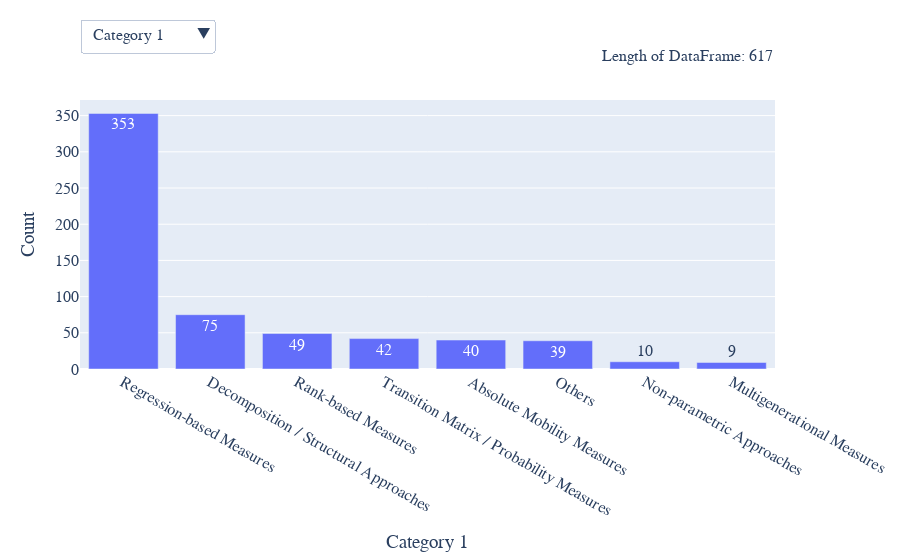

Source (notebook cell):
### Code cell
import plotly.graph_objects as go

# Prepare the options for dropdown
x_options = [
    {'label': 'Category 1', 'value': 'category_1'},
    {'label': 'Category 2', 'value': 'category_2'},
    {'label': 'RQ Category', 'value': 'rq_cat'},
    {'label': 'Data Category', 'value': 'data_cat'},
    {'label': 'Type', 'value': 'type'},
    {'label': 'Year', 'value': 'year'},
]

# Create initial figure
fig = go.Figure()

# Add traces for each x option, only show the first by default
for i, opt in enumerate(x_options):
    visible = [True if i == 0 else False]
    value_counts = df[opt['value']].value_counts(dropna=False)
    fig.add_trace(go.Bar(
        x=value_counts.index.astype(str),
        y=value_counts.values,
        name=opt['label'],
        visible=visible[0],
        text=value_counts.values,
        textposition='auto'
    ))

# Create dropdown buttons
dropdown_buttons = [
    dict(
        label=opt['label'],
        method='update',
        args=[
            {'visible': [i == j for j in range(len(x_options))]},
            {'xaxis': {'title': opt['label']}}
        ]
    )
    for i, opt in enumerate(x_options)
]

# Add annotation for total number of articles
total_articles = len(df)
fig.update_layout(
    updatemenus=[
        dict(
            buttons=dropdown_buttons,
            direction="down",
            showactive=True,
            x=0.0,
            xanchor="left",
            y=1.3,
            yanchor="top"
        )
    ],
    xaxis_title=x_options[0]['label'],
    yaxis_title="Count",
    font=dict(size=16, family="Times New Roman"),
    title_x=0.5,
    title_y=0.95,
    annotations=[
        dict(
            text=f"Length of DataFrame: {total_articles}",
            x=1,
            y=1.2,
            xref="paper",
            yref="paper",
            showarrow=False,
            font=dict(size=16)
        )
    ]
)

fig.show()

### Figure 1 — Plotly figure (JSON) as saved in the notebook; plotly's stock layout.template omitted (floating-point values rounded to 4 significant figures)
{"data": [{"name": "Category 1", "text": [353.0, 75.0, 49.0, 42.0, 40.0, 39.0, 10.0, 9.0], "textposition": "auto", "type": "bar", "visible": true, "x": ["Regression‐based Measures", "Decomposition / Structural Approaches", "Rank‐based Measures", "Transition Matrix / Probability Measures", "Absolute Mobility Measures", "Others", "Non‐parametric Approaches", "Multigenerational Measures"], "y": [353, 75, 49, 42, 40, 39, 10, 9]}, {"name": "Category 2", "text": [371.0, 55.0, 54.0, 49.0, 32.0, 23.0, 15.0, 10.0, 8.0], "textposition": "auto", "type": "bar", "visible": false, "x": ["nan", "Regression‐based Measures", "Decomposition / Structural Approaches", "Transition Matrix / Probability Measures", "Rank‐based Measures", "Absolute Mobility Measures", "Others", "Non‐parametric Approaches", "Multigenerational Measures"], "y": [371, 55, 54, 49, 32, 23, 15, 10, 8]}, {"name": "RQ Category", "text": [235.0, 209.0, 55.0, 44.0, 37.0, 18.0, 10.0, 8.0, 1.0], "textposition": "auto", "type": "bar", "visible": false, "x": ["Intergenerational Wealth Mobility and Inheritance", "Empirical Estimates and Determinants", "Measurement and Methodological Advances", "Policy, Institutional, and Geographic Impacts", "Theoretical and Structural Models", "Demographic Differences in Mobility (Race, Gender, etc.)", "Mobility and Non-Income Outcomes (Health, Wellbeing, etc.)", "Perceptions of Mobility and Attitudes", "Others"], "y": [235, 209, 55, 44, 37, 18, 10, 8, 1]}, {"name": "Data Category", "text": [166.0, 120.0, 88.0, 85.0, 78.0, 22.0, 20.0, 14.0, 9.0, 7.0, 3.0, 3.0, 2.0], "textposition": "auto", "type": "bar", "visible": false, "x": ["Panel/Longitudinal Surveys", "No dataset", "Linked Administrative Data", "Administrative/Registry Data", "National Survey Data", "Archival/Historical Data", "Others", "International Panel Data", "Natural/Experimental Data", "Opportunity Atlas", "Big Data", "University/Institution Data", "Pseudo-Panel/Household Budget Survey"], "y": [166, 120, 88, 85, 78, 22, 20, 14, 9, 7, 3, 3, 2]}, {"name": "Type", "text": [510.0, 66.0, 41.0], "textposition": "auto", "type": "bar", "visible": false, "x": ["empirical", "theoretical", "Not_specified"], "y": [510, 66, 41]}, {"name": "Year", "text": [52.0, 48.0, 44.0, 42.0, 42.0, 40.0, 35.0, 34.0, 34.0, 32.0, 29.0, 24.0, 22.0, 22.0, 14.0, 14.0, 13.0, 13.0, 11.0, 8.0, 6.0, 6.0, 5.0, 4.0, 3.0, 3.0, 3.0, 2.0, 2.0, 2.0, 1.0, 1.0, 1.0, 1.0, 1.0, 1.0, 1.0, 1.0], "textposition": "auto", "type": "bar", "visible": false, "x": ["2019", "2022", "2021", "2023", "2024", "2020", "2018", "2016", "2014", "2015", "2013", "2011", "2017", "2012", "2009", "2010", "2008", "2007", "2006", "2005", "2002", "2025", "1998", "2003", "1979", "2004", "2000", "1995", "2001", "1996", "1986", "1992", "1976", "1990", "1980", "1997", "1981", "1999"], "y": [52, 48, 44, 42, 42, 40, 35, 34, 34, 32, 29, 24, 22, 22, 14, 14, 13, 13, 11, 8, 6, 6, 5, 4, 3, 3, 3, 2, 2, 2, 1, 1, 1, 1, 1, 1, 1, 1]}], "layout": {"annotations": [{"font": {"size": 16}, "showarrow": false, "text": "Length of DataFrame: 617", "x": 1, "xref": "paper", "y": 1.2, "yref": "paper"}], "font": {"family": "Times New Roman", "size": 16}, "title": {"x": 0.5, "y": 0.95}, "updatemenus": [{"buttons": [{"args": [{"visible": [true, false, false, false, false, false]}, {"xaxis": {"title": "Category 1"}}], "label": "Category 1", "method": "update"}, {"args": [{"visible": [false, true, false, false, false, false]}, {"xaxis": {"title": "Category 2"}}], "label": "Category 2", "method": "update"}, {"args": [{"visible": [false, false, true, false, false, false]}, {"xaxis": {"title": "RQ Category"}}], "label": "RQ Category", "method": "update"}, {"args": [{"visible": [false, false, false, true, false, false]}, {"xaxis": {"title": "Data Category"}}], "label": "Data Category", "method": "update"}, {"args": [{"visible": [false, false, false, false, true, false]}, {"xaxis": {"title": "Type"}}], "label": "Type", "method": "update"}, {"args": [{"visible": [false, false, false, false, false, true]}, {"xaxis": {"title": "Year"}}], "label": "Year", "method": "update"}], "direction": "down", "showactive": true, "x": 0, "xanchor": "left", "y": 1.3, "yanchor": "top"}], "xaxis": {"title": {"text": "Category 1"}}, "yaxis": {"title": {"text": "Count"}}}}
